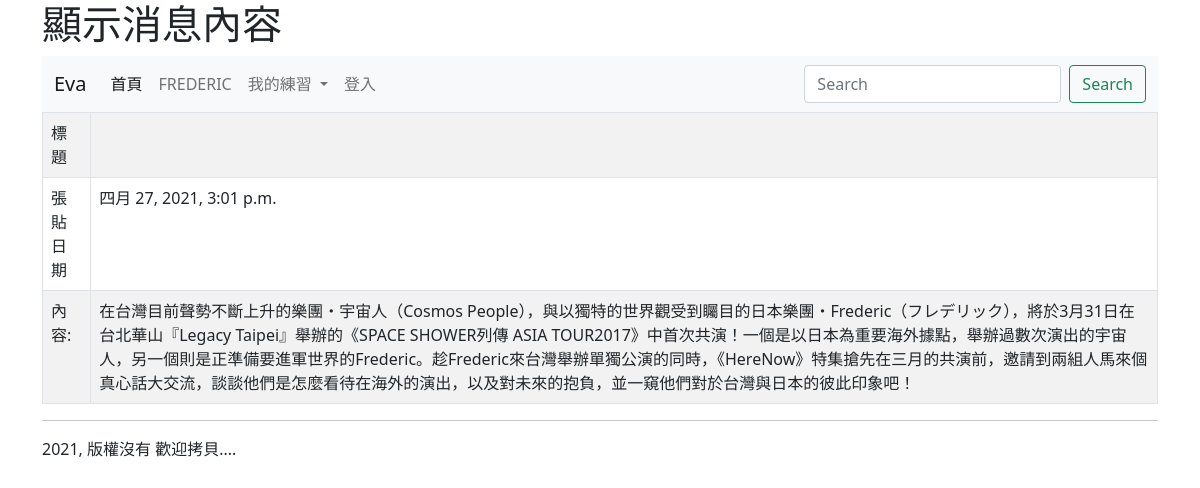
The app's page /show/2/ with its own data.
### mysite/models.py (models this page shows, shortened)
class Post(models.Model):
    title = models.CharField(max_length=200)
    body = models.TextField()
    pub_date = models.DateTimeField(default=timezone.now)
    class Meta:
        ordering = ('-pub_date',)

### mysite/views.py (the view)
# urls.py: path('show/<int:id>/', show),
def show(request, id):
	try:
		target = Post.objects.get(id=id)
	except:
		return redirect('/')
	return render(request, "showpost.html", locals())

### templates/showpost.html (shortened to what this page needs)
{% extends "base.html" %}
{% block headmessage %}<h1>顯示消息內容</h1>{% endblock %}
{% block content %}
<table class = 'table table-striped table-bordered'>
	<tr>
		<td>標題</td>
		<td>{{target.tittle}}</td>
	</tr>
	<tr>
		<td>張貼日期</td>
		<td>{{target.pub_date}}</td>
	</tr>
	<tr>
		<td>內容:</td>
		<td>{{target.body}}</td>
	</tr>
</table>
{% endblock %}

### records on screen
Post: pub_date "四月 27, 2021, 3:01 p.m.", body "在台灣目前聲勢不斷上升的樂團・宇宙人（Cosmos People），與以獨特的世界觀受到矚目的日本樂團・Frederic（フレデリック），將於3月31日在台北華山『Legacy Taipei』舉辦的《SPACE SHOWER列傳 ASIA TOUR2017》中首次共演！一個是以日本為重要海外據點，舉辦過數次演出的宇宙人，另一個則是正準備要進軍世界的Frederic。趁Frederic來台灣舉辦單獨公演的同時，《HereNow》特集搶先在三月的共演前，邀請到兩組人馬來個真心話大交流，談談他們是怎麼看待在海外的演出，以及對未來的抱負，並一窺他們對於台灣與日本的彼此印象吧！"
